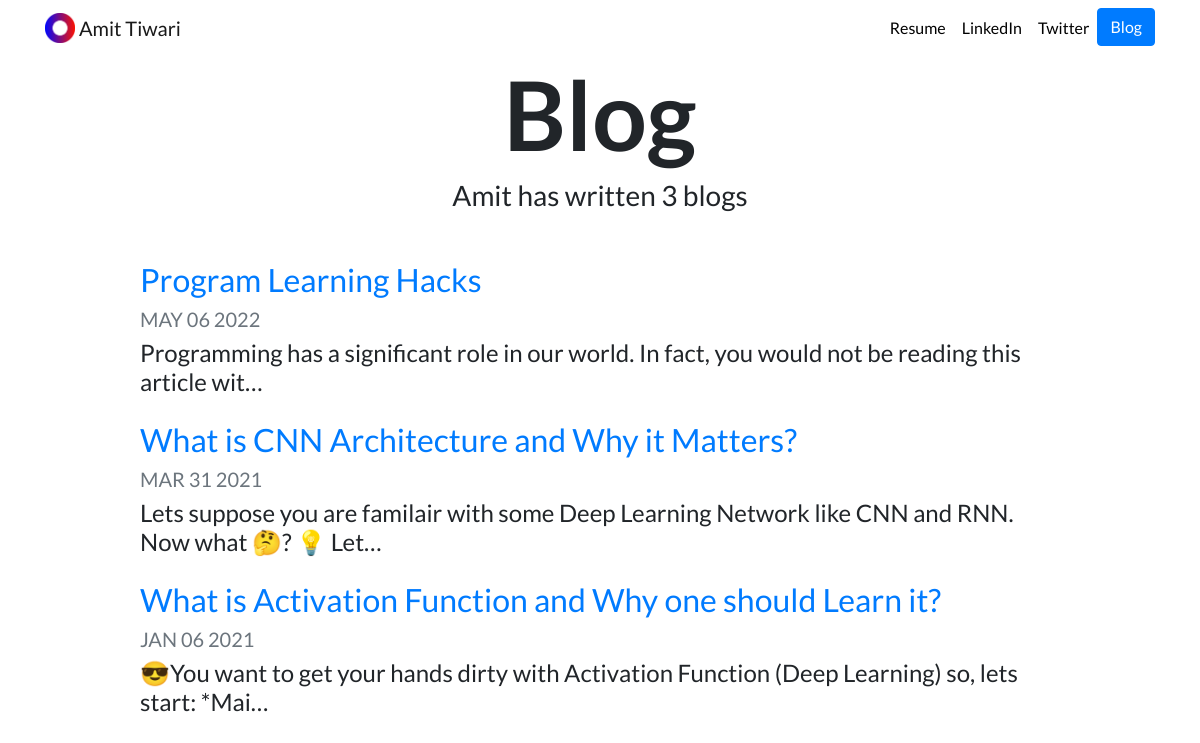
Screenshot of /blog/ with the database file from the repository.
### blog/models.py (models this page shows, shortened)
class Blogging(models.Model):
  title = models.CharField(max_length=250)
  date = models.DateField()
  description = models.TextField()

### blog/views.py (the view)
# urls.py: path('', views.allBlogs, name='all_blogs'),
def allBlogs(request):
  all_Blogs = Blogging.objects.order_by('-date')     #for ordering date in reverse
  return render(request, 'blog/all_blogs.html', {'blogs':all_Blogs})

### blog/templates/blog/all_blogs.html
{% extends "portfolio/base.html" %}
{% load static %}
{% block content %}
<h1 id="blogtitle" class="font-weight-bold text-center">Blog</h1>
<h3 class="text-center mb-5">Amit has written {{ blogs.count }} blog{{ blogs.count|pluralize }}</h3>
{% for blog in blogs %}
<div class="row justify-content-center my-3">
  <div class="col-md-10">
    <a href="{% url 'blog:detail' blog.id %}">
      <h2>{{ blog.title }}</h2>
    </a>
    <h5 class="text-muted">{{ blog.date|date:'M d Y'|upper }}</h5>
    <h4>{{ blog.description|striptags|truncatechars:100 }}</h4>
  </div>
</div>
{% endfor %}
{% endblock %}

### portfolio/static/portfolio/custom.css (style rules this page uses)
body { font-family: 'Lato', sans-serif; }
#blogtitle { font-size: 6rem; }

### rows the page displays
Blogging: title "Program Learning Hacks", date "MAY 06 2022", description "Programming has a significant role in our world. In fact, you would not be reading this article wit…"
Blogging: title "What is CNN Architecture and Why it Matters?", date "MAR 31 2021", description "Lets suppose you are familair with some Deep Learning Network like CNN and RNN. Now what 🤔? 💡 Let…"
Blogging: title "What is Activation Function and Why one should Learn it?", date "JAN 06 2021", description "😎You want to get your hands dirty with Activation Function (Deep Learning) so, lets start: *Mai…"

### other values shown
{{ blogs.count }} "3"
